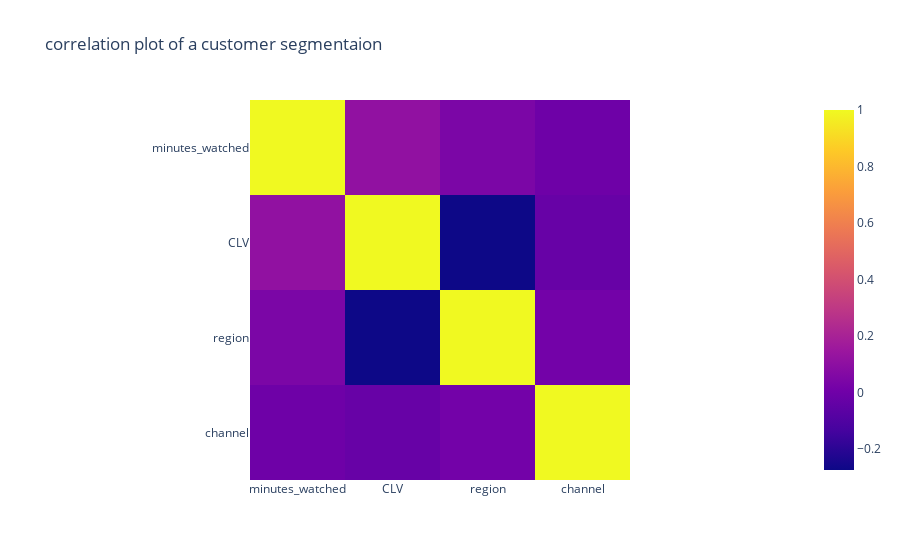

Write notebook code for a chart like this one.
### Markdown cell above
### Data Visualization and Correlation Analysis

### Code cell
import plotly.express as px
px.imshow(data.corr(), title = 'correlation plot of a customer segmentaion')

### Figure 1 — Plotly figure (JSON) as saved in the notebook; plotly's stock layout.template omitted (floating-point values rounded to 4 significant figures)
{"data": [{"coloraxis": "coloraxis", "hovertemplate": "x: %{x}<br>y: %{y}<br>color: %{z}<extra></extra>", "name": "0", "type": "heatmap", "x": ["minutes_watched", "CLV", "region", "channel"], "xaxis": "x", "y": ["minutes_watched", "CLV", "region", "channel"], "yaxis": "y", "z": [[1, 0.1137, 0.03953, -0.004396], [0.1137, 1, -0.2746, -0.0269], [0.03953, -0.2746, 1, 0.01294], [-0.004396, -0.0269, 0.01294, 1]]}], "layout": {"coloraxis": {"colorscale": [[0, "#0d0887"], [0.1111, "#46039f"], [0.2222, "#7201a8"], [0.3333, "#9c179e"], [0.4444, "#bd3786"], [0.5556, "#d8576b"], [0.6667, "#ed7953"], [0.7778, "#fb9f3a"], [0.8889, "#fdca26"], [1, "#f0f921"]]}, "title": {"text": "correlation plot of a customer segmentaion"}, "xaxis": {"anchor": "y", "constrain": "domain", "domain": [0, 1], "scaleanchor": "y"}, "yaxis": {"anchor": "x", "autorange": "reversed", "constrain": "domain", "domain": [0, 1]}}}
